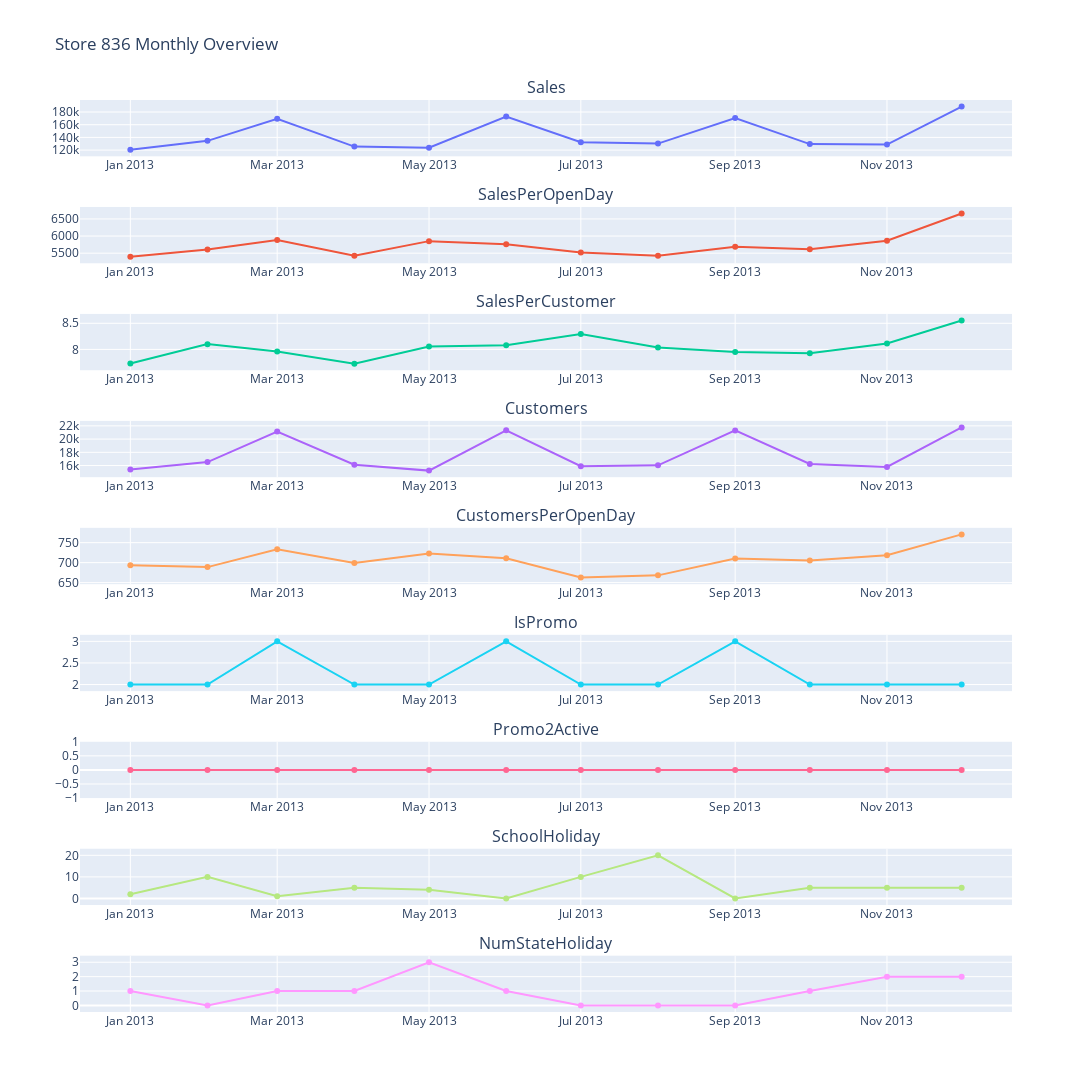

Here is the notebook cell this chart was saved with:
### Code cell
# plot the monthly overview

# Create a subplot grid
fig = make_subplots(rows=9, cols=1, subplot_titles=('Sales', 'SalesPerOpenDay', 'SalesPerCustomer', 'Customers', 'CustomersPerOpenDay', 'IsPromo', 'Promo2Active', 'SchoolHoliday', 'NumStateHoliday'))

# Add each plot to the subplot grid with specific names
fig.add_trace(go.Scatter(x=monthly_summary_df_store['Date'], y=monthly_summary_df_store['Sales'], mode='lines+markers', name='Sales'), row=1, col=1)
fig.add_trace(go.Scatter(x=monthly_summary_df_store['Date'], y=monthly_summary_df_store['SalesPerOpenDay'], mode='lines+markers', name='SalesPerOpenDay'), row=2, col=1)
fig.add_trace(go.Scatter(x=monthly_summary_df_store['Date'], y=monthly_summary_df_store['SalesPerCustomer'], mode='lines+markers', name='SalesPerCustomer'), row=3, col=1)
fig.add_trace(go.Scatter(x=monthly_summary_df_store['Date'], y=monthly_summary_df_store['Customers'], mode='lines+markers', name='Customers'), row=4, col=1)
fig.add_trace(go.Scatter(x=monthly_summary_df_store['Date'], y=monthly_summary_df_store['CustomersPerOpenDay'], mode='lines+markers', name='CustomersPerOpenDay'), row=5, col=1)
fig.add_trace(go.Scatter(x=monthly_summary_df_store['Date'], y=monthly_summary_df_store['IsPromo'], mode='lines+markers', name='IsPromo'), row=6, col=1)
fig.add_trace(go.Scatter(x=monthly_summary_df_store['Date'], y=monthly_summary_df_store['Promo2Active'], mode='lines+markers', name='Promo2Active'), row=7, col=1)
fig.add_trace(go.Scatter(x=monthly_summary_df_store['Date'], y=monthly_summary_df_store['SchoolHoliday'], mode='lines+markers', name='Amount of school holidays'), row=8, col=1)
fig.add_trace(go.Scatter(x=monthly_summary_df_store['Date'], y=monthly_summary_df_store['NumStateHoliday'], mode='lines+markers', name='Amount of state holiday'), row=9, col=1)

# Update layout (set layout properties and hide the legend)
fig.update_layout(height=1600, width=1100, title_text=f"Store {StoreId} Monthly Overview", showlegend=False)

# Show the figure
fig.show()

### Figure 1 — Plotly figure (JSON) as saved in the notebook; plotly's stock layout.template omitted (floating-point values rounded to 4 significant figures)
{"data": [{"mode": "lines+markers", "name": "Sales", "type": "scatter", "x": ["2013-01-01T00:00:00", "2013-02-01T00:00:00", "2013-03-01T00:00:00", "2013-04-01T00:00:00", "2013-05-01T00:00:00", "2013-06-01T00:00:00", "2013-07-01T00:00:00", "2013-08-01T00:00:00", "2013-09-01T00:00:00", "2013-10-01T00:00:00", "2013-11-01T00:00:00", "2013-12-01T00:00:00"], "xaxis": "x", "y": [120559, 134587, 169388, 125464, 123694, 172890, 132511, 130250, 170533, 129458, 128735, 188632], "yaxis": "y"}, {"mode": "lines+markers", "name": "SalesPerOpenDay", "type": "scatter", "x": ["2013-01-01T00:00:00", "2013-02-01T00:00:00", "2013-03-01T00:00:00", "2013-04-01T00:00:00", "2013-05-01T00:00:00", "2013-06-01T00:00:00", "2013-07-01T00:00:00", "2013-08-01T00:00:00", "2013-09-01T00:00:00", "2013-10-01T00:00:00", "2013-11-01T00:00:00", "2013-12-01T00:00:00"], "xaxis": "x2", "y": [5397.0, 5608.0, 5887.0, 5427.0, 5852.0, 5763, 5521.0, 5427.0, 5684.0, 5612.0, 5864.0, 6659.0], "yaxis": "y2"}, {"mode": "lines+markers", "name": "SalesPerCustomer", "type": "scatter", "x": ["2013-01-01T00:00:00", "2013-02-01T00:00:00", "2013-03-01T00:00:00", "2013-04-01T00:00:00", "2013-05-01T00:00:00", "2013-06-01T00:00:00", "2013-07-01T00:00:00", "2013-08-01T00:00:00", "2013-09-01T00:00:00", "2013-10-01T00:00:00", "2013-11-01T00:00:00", "2013-12-01T00:00:00"], "xaxis": "x3", "y": [7.732, 8.101, 7.959, 7.727, 8.057, 8.079, 8.295, 8.037, 7.951, 7.928, 8.114, 8.554], "yaxis": "y3"}, {"mode": "lines+markers", "name": "Customers", "type": "scatter", "x": ["2013-01-01T00:00:00", "2013-02-01T00:00:00", "2013-03-01T00:00:00", "2013-04-01T00:00:00", "2013-05-01T00:00:00", "2013-06-01T00:00:00", "2013-07-01T00:00:00", "2013-08-01T00:00:00", "2013-09-01T00:00:00", "2013-10-01T00:00:00", "2013-11-01T00:00:00", "2013-12-01T00:00:00"], "xaxis": "x4", "y": [15394, 16531, 21149, 16130, 15235, 21330, 15902, 16036, 21318, 16246, 15785, 21761], "yaxis": "y4"}, {"mode": "lines+markers", "name": "CustomersPerOpenDay", "type": "scatter", "x": ["2013-01-01T00:00:00", "2013-02-01T00:00:00", "2013-03-01T00:00:00", "2013-04-01T00:00:00", "2013-05-01T00:00:00", "2013-06-01T00:00:00", "2013-07-01T00:00:00", "2013-08-01T00:00:00", "2013-09-01T00:00:00", "2013-10-01T00:00:00", "2013-11-01T00:00:00", "2013-12-01T00:00:00"], "xaxis": "x5", "y": [693.5, 688.8, 733.6, 699.0, 722.6, 711, 662.6, 668.2, 710.6, 705.4, 718.4, 770.6], "yaxis": "y5"}, {"mode": "lines+markers", "name": "IsPromo", "type": "scatter", "x": ["2013-01-01T00:00:00", "2013-02-01T00:00:00", "2013-03-01T00:00:00", "2013-04-01T00:00:00", "2013-05-01T00:00:00", "2013-06-01T00:00:00", "2013-07-01T00:00:00", "2013-08-01T00:00:00", "2013-09-01T00:00:00", "2013-10-01T00:00:00", "2013-11-01T00:00:00", "2013-12-01T00:00:00"], "xaxis": "x6", "y": [2, 2, 3, 2, 2, 3, 2, 2, 3, 2, 2, 2], "yaxis": "y6"}, {"mode": "lines+markers", "name": "Promo2Active", "type": "scatter", "x": ["2013-01-01T00:00:00", "2013-02-01T00:00:00", "2013-03-01T00:00:00", "2013-04-01T00:00:00", "2013-05-01T00:00:00", "2013-06-01T00:00:00", "2013-07-01T00:00:00", "2013-08-01T00:00:00", "2013-09-01T00:00:00", "2013-10-01T00:00:00", "2013-11-01T00:00:00", "2013-12-01T00:00:00"], "xaxis": "x7", "y": [0, 0, 0, 0, 0, 0, 0, 0, 0, 0, 0, 0], "yaxis": "y7"}, {"mode": "lines+markers", "name": "Amount of school holidays", "type": "scatter", "x": ["2013-01-01T00:00:00", "2013-02-01T00:00:00", "2013-03-01T00:00:00", "2013-04-01T00:00:00", "2013-05-01T00:00:00", "2013-06-01T00:00:00", "2013-07-01T00:00:00", "2013-08-01T00:00:00", "2013-09-01T00:00:00", "2013-10-01T00:00:00", "2013-11-01T00:00:00", "2013-12-01T00:00:00"], "xaxis": "x8", "y": [2, 10, 1, 5, 4, 0, 10, 20, 0, 5, 5, 5], "yaxis": "y8"}, {"mode": "lines+markers", "name": "Amount of state holiday", "type": "scatter", "x": ["2013-01-01T00:00:00", "2013-02-01T00:00:00", "2013-03-01T00:00:00", "2013-04-01T00:00:00", "2013-05-01T00:00:00", "2013-06-01T00:00:00", "2013-07-01T00:00:00", "2013-08-01T00:00:00", "2013-09-01T00:00:00", "2013-10-01T00:00:00", "2013-11-01T00:00:00", "2013-12-01T00:00:00"], "xaxis": "x9", "y": [1, 0, 1, 1, 3, 1, 0, 0, 0, 1, 2, 2], "yaxis": "y9"}], "layout": {"annotations": [{"font": {"size": 16}, "showarrow": false, "text": "Sales", "x": 0.5, "xanchor": "center", "xref": "paper", "y": 1, "yanchor": "bottom", "yref": "paper"}, {"font": {"size": 16}, "showarrow": false, "text": "SalesPerOpenDay", "x": 0.5, "xanchor": "center", "xref": "paper", "y": 0.8827, "yanchor": "bottom", "yref": "paper"}, {"font": {"size": 16}, "showarrow": false, "text": "SalesPerCustomer", "x": 0.5, "xanchor": "center", "xref": "paper", "y": 0.7654, "yanchor": "bottom", "yref": "paper"}, {"font": {"size": 16}, "showarrow": false, "text": "Customers", "x": 0.5, "xanchor": "center", "xref": "paper", "y": 0.6481, "yanchor": "bottom", "yref": "paper"}, {"font": {"size": 16}, "showarrow": false, "text": "CustomersPerOpenDay", "x": 0.5, "xanchor": "center", "xref": "paper", "y": 0.5309, "yanchor": "bottom", "yref": "paper"}, {"font": {"size": 16}, "showarrow": false, "text": "IsPromo", "x": 0.5, "xanchor": "center", "xref": "paper", "y": 0.4136, "yanchor": "bottom", "yref": "paper"}, {"font": {"size": 16}, "showarrow": false, "text": "Promo2Active", "x": 0.5, "xanchor": "center", "xref": "paper", "y": 0.2963, "yanchor": "bottom", "yref": "paper"}, {"font": {"size": 16}, "showarrow": false, "text": "SchoolHoliday", "x": 0.5, "xanchor": "center", "xref": "paper", "y": 0.179, "yanchor": "bottom", "yref": "paper"}, {"font": {"size": 16}, "showarrow": false, "text": "NumStateHoliday", "x": 0.5, "xanchor": "center", "xref": "paper", "y": 0.06173, "yanchor": "bottom", "yref": "paper"}], "height": 1600, "showlegend": false, "title": {"text": "Store 836 Monthly Overview"}, "width": 1100, "xaxis": {"anchor": "y", "domain": [0, 1]}, "xaxis2": {"anchor": "y2", "domain": [0, 1]}, "xaxis3": {"anchor": "y3", "domain": [0, 1]}, "xaxis4": {"anchor": "y4", "domain": [0, 1]}, "xaxis5": {"anchor": "y5", "domain": [0, 1]}, "xaxis6": {"anchor": "y6", "domain": [0, 1]}, "xaxis7": {"anchor": "y7", "domain": [0, 1]}, "xaxis8": {"anchor": "y8", "domain": [0, 1]}, "xaxis9": {"anchor": "y9", "domain": [0, 1]}, "yaxis": {"anchor": "x", "domain": [0.9383, 1]}, "yaxis2": {"anchor": "x2", "domain": [0.821, 0.8827]}, "yaxis3": {"anchor": "x3", "domain": [0.7037, 0.7654]}, "yaxis4": {"anchor": "x4", "domain": [0.5864, 0.6481]}, "yaxis5": {"anchor": "x5", "domain": [0.4691, 0.5309]}, "yaxis6": {"anchor": "x6", "domain": [0.3519, 0.4136]}, "yaxis7": {"anchor": "x7", "domain": [0.2346, 0.2963]}, "yaxis8": {"anchor": "x8", "domain": [0.1173, 0.179]}, "yaxis9": {"anchor": "x9", "domain": [0, 0.06173]}}}
